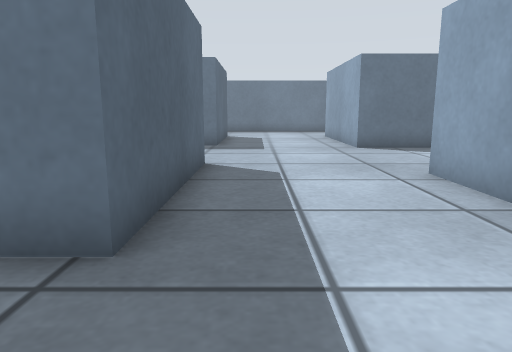
view 1 (above)

18 first-person views from a walk through a world built for the Gazebo simulator. The camera is 0.12 m above the floor, tilts 10° down and sees 70° across. The floor is counted in squares, 0.1 m on a side. Each view is taken from the middle of a square. On the plan, view 1 faces up. The plan holds only what a view shows up to about 14 squares ahead; the rest is blank.

view 2
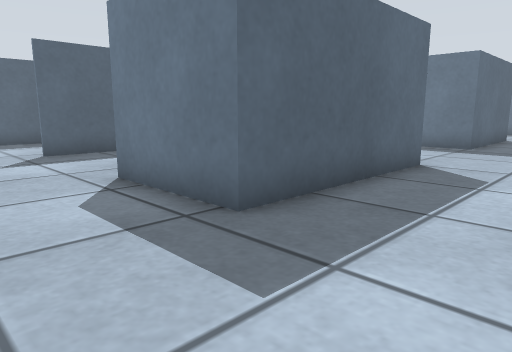

view 3
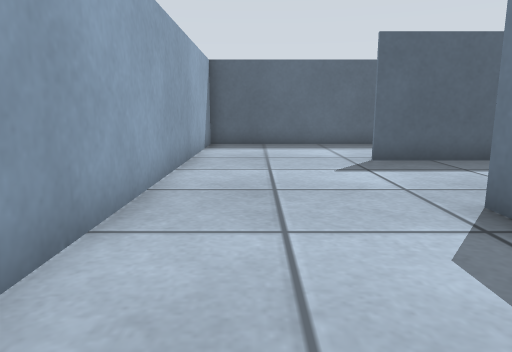

view 4
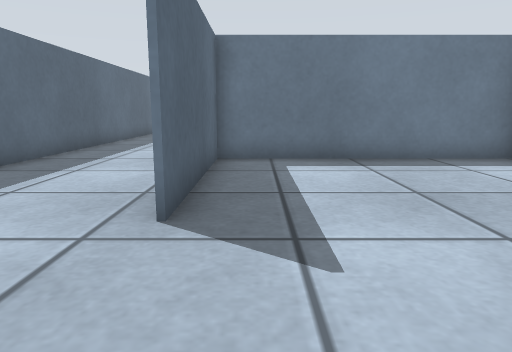

view 5
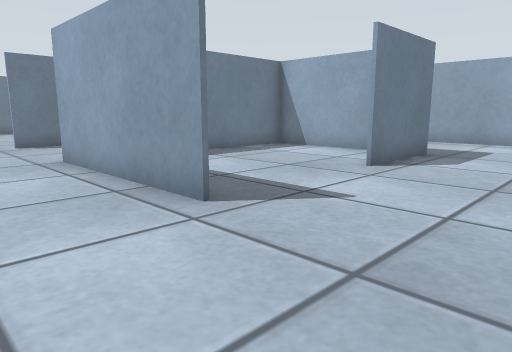

view 6
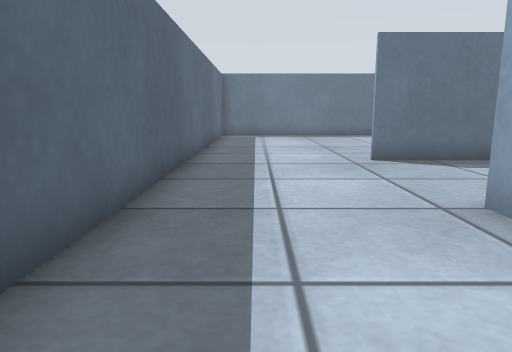

view 7
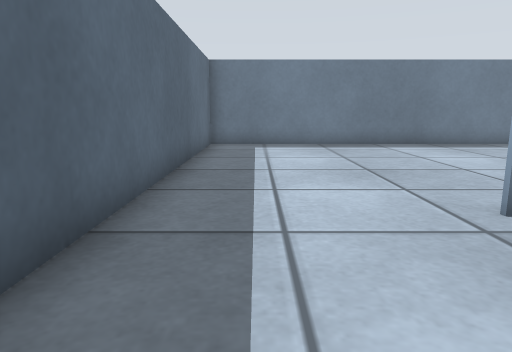

view 8
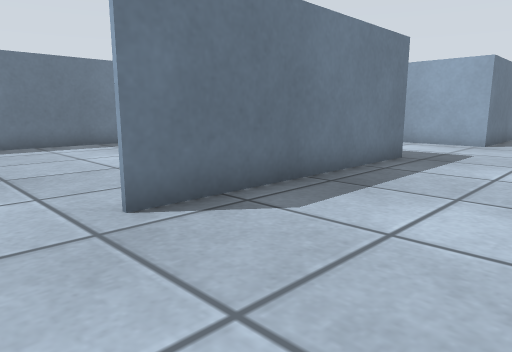

view 9
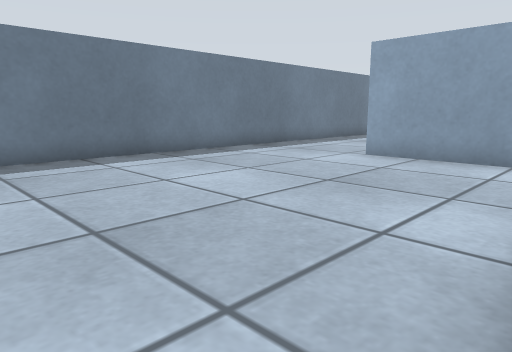

view 10
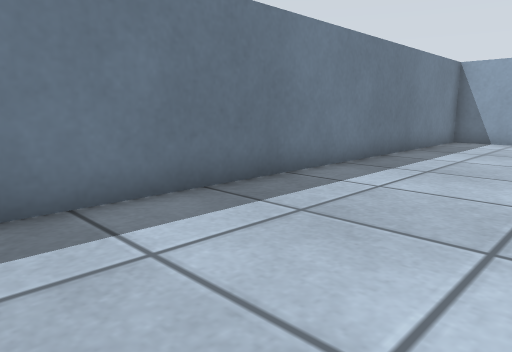

view 11
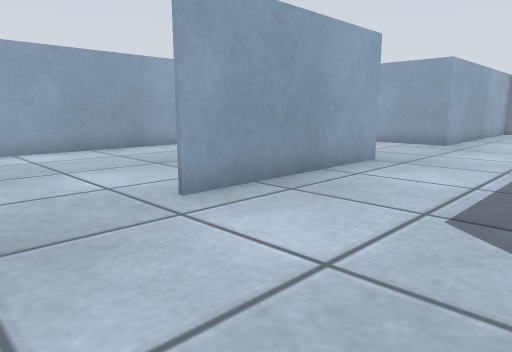

view 12
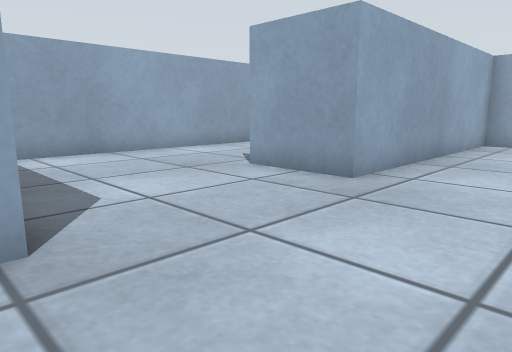

view 13
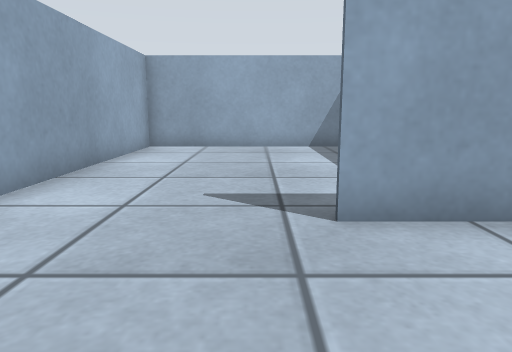

view 14
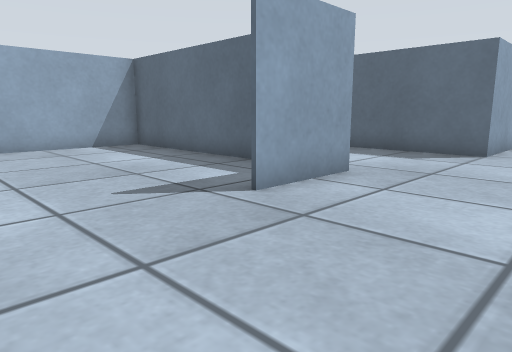

view 15
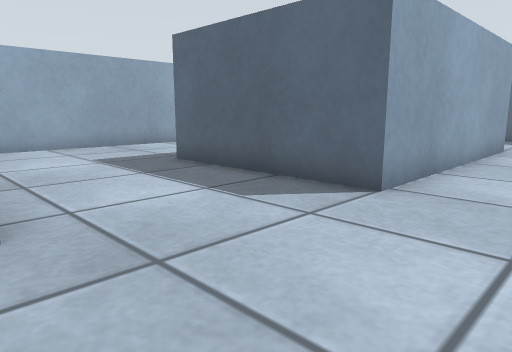

view 16
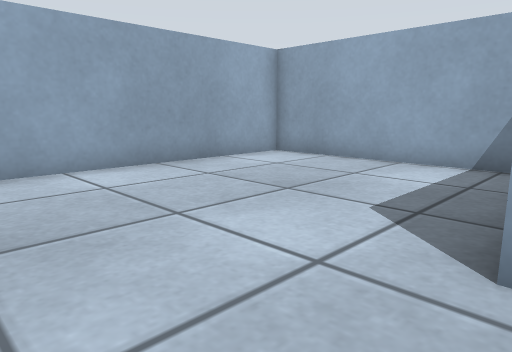

view 17
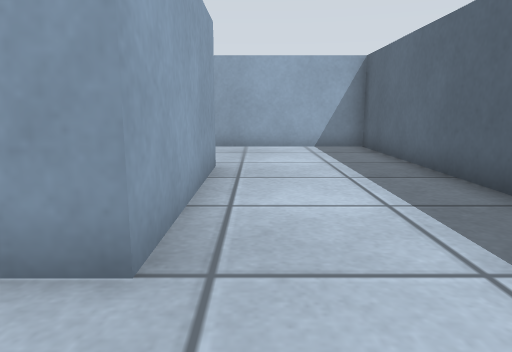

view 18
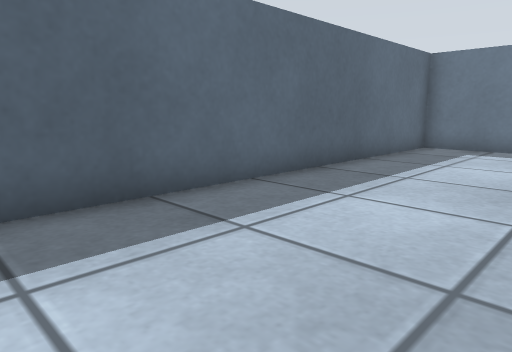

### Floor plan
Ten units are one square. View 1 is at (0, 0); x grows to the right and y downward. Boxes are objects, and circles mark ways between rooms. Rooms are numbered by the first view taken in them; rooms with no view inside come last. Other rooms are left out.
<svg viewBox="-142 -232 254 255">
<path fill="none" stroke="#000" d="M-15 -146 -15 -181M-14 -170 -14 -131 -91 -131M-13 -46 -13 -84 -90 -84 -90 -29M-91 -29 -91 -85 -12 -85 -12 -29 -45 -29M61 -123 34 -123 34 -181M35 -227 -137 -227 -137 17 30 17M34 18 34 -71 61 -71M107 -74 107 -109M45 -124 107 -124 107 -227 35 -227M35 -44 35 18M30 17 107 17 107 -74"/>
<circle cx="30" cy="-205" r="3" fill="#2a7"/>
<circle cx="85" cy="-70" r="3" fill="#2a7"/>
<text x="-50" y="-110">1</text>
<text x="70" y="-180">2</text>
<text x="70" y="-30">3</text>
</svg>
Room 1 opens to room 2. Room 1 opens to room 3.

Where each view was taken, in squares from view 1:
view 1: 0 up, 0 right, facing up
view 2: 0 up, 2 right, facing up-left
view 3: 0 up, 0 right, facing left
view 4: 1 down, 8 left, facing up
view 5: 1 down, 12 left, facing up-right
view 6: 4 up, 12 left, facing up
view 7: 9 up, 12 left, facing up
view 8: 9 up, 11 left, facing up-right
view 9: 13 up, 11 left, facing up-right
view 10: 18 up, 5 left, facing up-right
view 11: 21 up, 1 left, facing down-right
view 12: 13 up, 0 right, facing down-right
view 13: 11 up, 7 right, facing down
view 14: 11 up, 10 right, facing down-left
view 15: 11 up, 4 right, facing down-left
view 16: 21 up, 3 right, facing down-right
view 17: 11 up, 10 left, facing down
view 18: 10 up, 9 left, facing up-left
